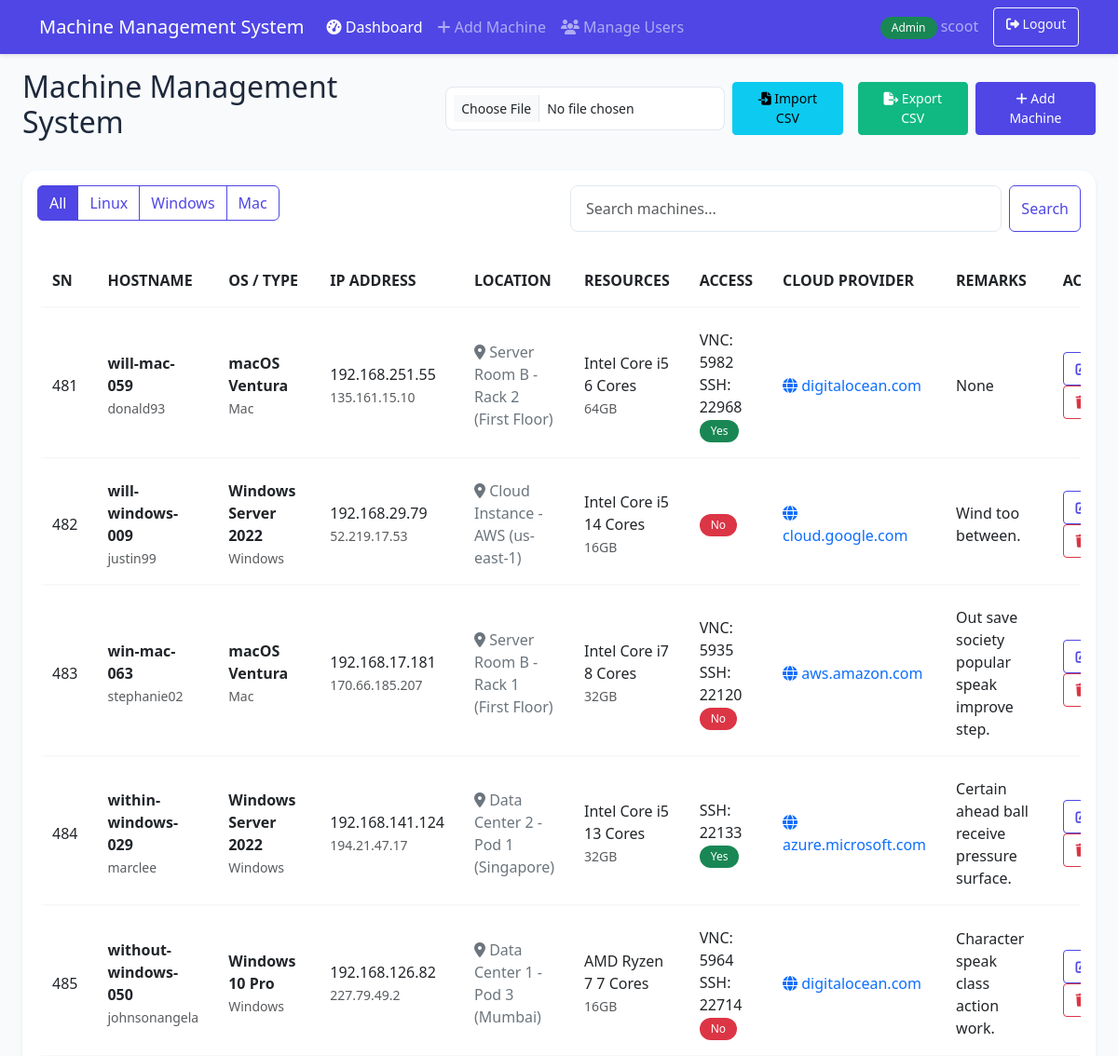
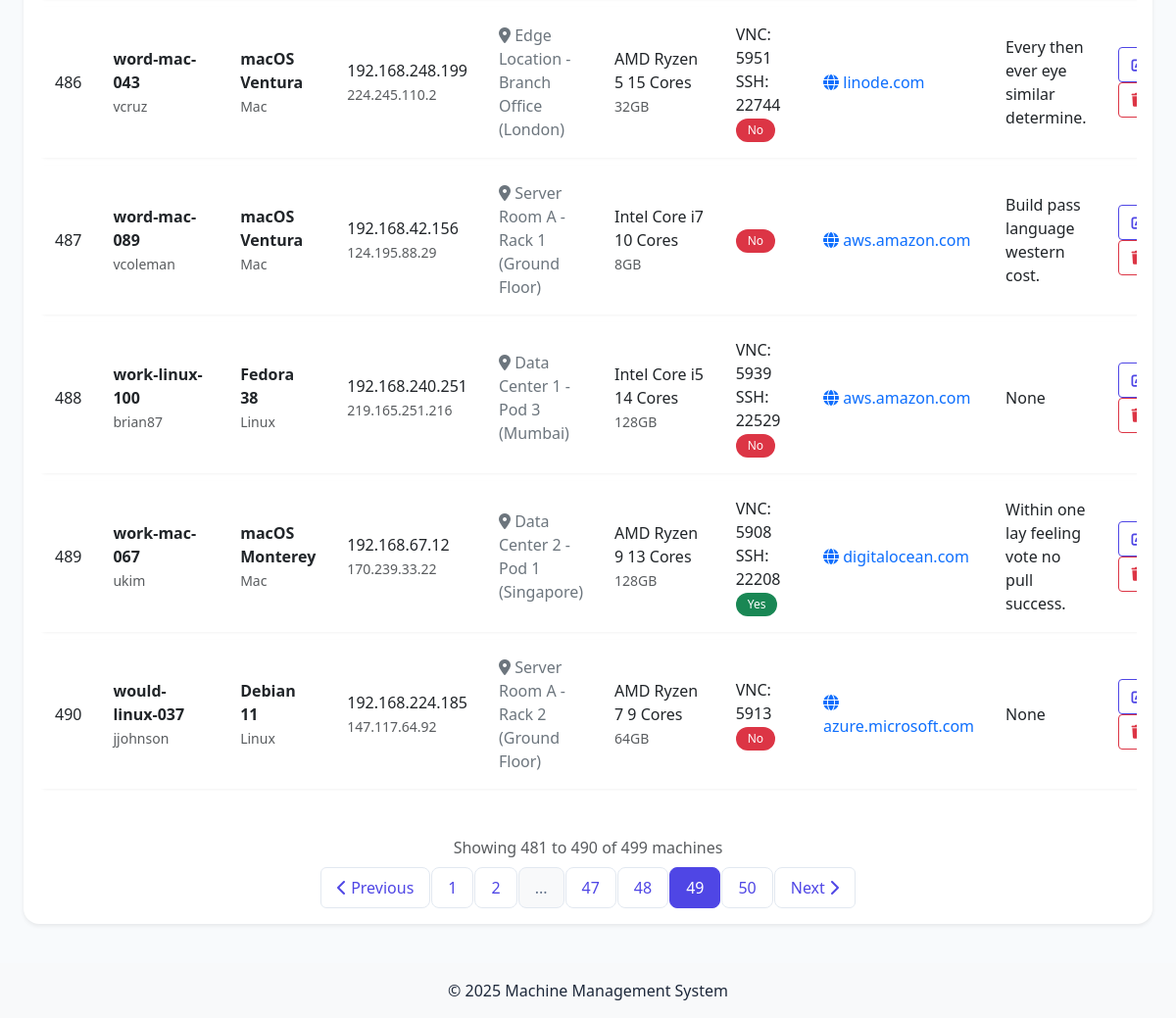
The app's page /admin/dashboard?page=49 (signed in) with its own data (2 pictures, top to bottom).
### models/user.py (models this page shows, shortened)
class User(db.Model, UserMixin):
    __tablename__ = 'users'
    id = db.Column(db.Integer, primary_key=True)
    username = db.Column(db.String(64), unique=True, index=True, nullable=False)
    email = db.Column(db.String(120), unique=True, index=True, nullable=False)
    password_hash = db.Column(db.String(128), nullable=False)
    is_admin = db.Column(db.Boolean, default=False)
    created_at = db.Column(db.DateTime, default=datetime.utcnow)
    last_login = db.Column(db.DateTime, nullable=True)

### models/machine.py (models this page shows, shortened)
class Machine(db.Model):
    __tablename__ = 'machines'
    id = db.Column(db.Integer, primary_key=True)
    hostname = db.Column(db.String(64), unique=True, nullable=False, index=True)
    username = db.Column(db.String(64), nullable=False)
    os_type = db.Column(db.String(20), nullable=False)  # Linux, Windows, Mac
    installed_os = db.Column(db.String(64), nullable=False)
    cpu_details = db.Column(db.String(128), nullable=False)
    ram_details = db.Column(db.String(64), nullable=False)
    private_ip = db.Column(db.String(15), nullable=True)
    public_ip = db.Column(db.String(15), nullable=True)
    cloud_provider_url = db.Column(db.String(128), nullable=True)
    physical_location = db.Column(db.String(128), nullable=True)  # Add this line
    vnc_port = db.Column(db.Integer, nullable=True)
    ssh_port = db.Column(db.Integer, nullable=True)  # Add this line
    outside_accessible = db.Column(db.Boolean, default=False)
    remarks = db.Column(db.Text, nullable=True)
    created_at = db.Column(db.DateTime, default=datetime.utcnow)
    updated_at = db.Column(db.DateTime, default=datetime.utcnow, onupdate=datetime.utcnow)

### app.py (the view, shortened to what this page needs)
@app.route('/admin/dashboard')
@login_required
def admin_dashboard():
    if not current_user.is_admin:
        flash('Access denied. Admin privileges required.', 'danger')
        return redirect(url_for('index'))
    page = request.args.get('page', 1, type=int)
    per_page = 10
    os_filter = request.args.get('os')
    search = request.args.get('search')
    query = Machine.query
    if os_filter:
        query = query.filter_by(os_type=os_filter)
    pagination = query.order_by(Machine.hostname).paginate(
        page=page, per_page=per_page, error_out=False
    )
    return render_template('admin/dashboard.html',
                         machines=pagination.items,
                         pagination=pagination)

### templates/admin/dashboard.html (shortened to what this page needs)
{% extends "base.html" %}
{% block content %}
<div class="d-flex justify-content-between align-items-center mb-4">
    <h2>Machine Management System</h2>
    {% if current_user.is_admin %}
    <div class="d-flex align-items-center">
        <form method="POST" action="{{ url_for('import_machines') }}" enctype="multipart/form-data" class="me-2 d-flex align-items-center">
            <input type="file" name="file" accept=".csv" class="form-control form-control-sm me-2" required>
            <button type="submit" class="btn btn-info btn-sm me-2">
                <i class="fas fa-file-import"></i> Import CSV
            </button>
        </form>
        <a href="{{ url_for('export_machines') }}" class="btn btn-success btn-sm me-2">
            <i class="fas fa-file-export"></i> Export CSV
        </a>
        <a href="{{ url_for('add_machine') }}" class="btn btn-primary btn-sm">
            <i class="fas fa-plus"></i> Add Machine
        </a>
    </div>
    {% endif %}
</div>
<div class="card shadow-sm mb-4">
    <div class="card-body">
        <div class="row mb-3">
            <div class="col-md-6">
                <div class="btn-group" role="group">
                    <a href="{{ url_for(current_user.is_admin and 'admin_dashboard' or 'user_dashboard') }}" class="btn btn-outline-primary {{ 'active' if not request.args.get('os') }}">All</a>
                    <a href="{{ url_for(current_user.is_admin and 'admin_dashboard' or 'user_dashboard', os='Linux') }}" class="btn btn-outline-primary {{ 'active' if request.args.get('os') == 'Linux' }}">Linux</a>
                    <a href="{{ url_for(current_user.is_admin and 'admin_dashboard' or 'user_dashboard', os='Windows') }}" class="btn btn-outline-primary {{ 'active' if request.args.get('os') == 'Windows' }}">Windows</a>
                    <a href="{{ url_for(current_user.is_admin and 'admin_dashboard' or 'user_dashboard', os='Mac') }}" class="btn btn-outline-primary {{ 'active' if request.args.get('os') == 'Mac' }}">Mac</a>
                </div>
            </div>
            <div class="col-md-6">
                <form method="GET" action="{{ url_for(current_user.is_admin and 'admin_dashboard' or 'user_dashboard') }}" class="d-flex">
                    <input type="text" name="search" class="form-control me-2" placeholder="Search machines..." value="{{ request.args.get('search', '') }}">
                    <button type="submit" class="btn btn-outline-primary">Search</button>
                </form>
            </div>
        </div>
        <div class="table-responsive">
            <table class="table table-hover">
                <thead>
                    <tr>
                        <th>SN</th>
                        <th>HOSTNAME</th>
                        <th>OS / TYPE</th>
                        <th>IP ADDRESS</th>
                        <th>LOCATION</th>
                        <th>RESOURCES</th>
                        <th>ACCESS</th>
                        <th>CLOUD PROVIDER</th>
                        <th>REMARKS</th>
                        {% if current_user.is_admin %}
                        <th>ACTIONS</th>
                        {% endif %}
                    </tr>
                </thead>
                <tbody>
                    {% for machine in machines %}
                    <tr>
                        <td>{{ (pagination.page - 1) * pagination.per_page + loop.index }}</td>
                        <td>
                            <strong>{{ machine.hostname }}</strong><br>
                            <small class="text-muted">{{ machine.username }}</small>
                        </td>
                        <td>
                            <strong>{{ machine.installed_os }}</strong><br>
                            <small class="text-muted">{{ machine.os_type }}</small>
                        </td>
                        <td>
                            {% if machine.private_ip %}
                            <span>{{ machine.private_ip }}</span><br>
                            {% endif %}
                            {% if machine.public_ip %}
                            <small class="text-muted">{{ machine.public_ip }}</small>
                            {% endif %}
                        </td>
                        <td>
                            {% if machine.physical_location %}
                            <span class="text-secondary">
                                <i class="fas fa-map-marker-alt"></i> {{ machine.physical_location }}
                            </span>
                            {% else %}
                            <span class="text-muted">Not specified</span>
                            {% endif %}
                        </td>
                        <td>
                            <span>{{ machine.cpu_details }}</span><br>
                            <small class="text-muted">{{ machine.ram_details }}</small>
                        </td>
                        <td>
                            {% if machine.vnc_port %}
                            <span>VNC: {{ machine.vnc_port }}</span><br>
                            {% endif %}
                            {% if machine.ssh_port %}
                            <span>SSH: {{ machine.ssh_port }}</span><br>
                            {% endif %}
                            <span class="badge {% if machine.outside_accessible %}bg-success{% elif machine.outside_accessible == false %}bg-danger{% else %}bg-warning{% endif %}">
                                {{ 'Yes' if machine.outside_accessible else 'No' }}
                            </span>
                        </td>
                        <td>
                            {% if machine.cloud_provider_url %}
                            {% set domain = machine.cloud_provider_url.replace('https://', '').replace('http://', '').split('/')[0] %}
                            <span class="text-primary" title="{{ machine.cloud_provider_url }}">
                                <i class="fas fa-globe"></i> {{ domain }}
                            </span>
                            {% else %}
                            <span class="text-muted">No URL</span>
                            {% endif %}
                        </td>
                        <td>{{ machine.remarks }}</td>
                        {% if current_user.is_admin %}
                        <td>
                            <a href="{{ url_for('edit_machine', machine_id=machine.id) }}" class="btn btn-sm btn-outline-primary">
                                <i class="fas fa-edit"></i>
                            </a>
                            <button type="button" class="btn btn-sm btn-outline-danger" onclick="showDeleteModal('{{ machine.id }}', '{{ machine.hostname }}')">
                                <i class="fas fa-trash"></i>
                            </button>
                        </td>
                        {% endif %}
                    </tr>
                    {% endfor %}
                </tbody>
            </table>
        </div>
        <div class="d-flex flex-column align-items-center mt-4">
            <div class="text-muted mb-2">
                {% set end_item = pagination.page * pagination.per_page %}
                {% if end_item > pagination.total %}
                    {% set end_item = pagination.total %}
                {% endif %}
                Showing {{ (pagination.page - 1) * pagination.per_page + 1 }}
                to {{ end_item }}
                of {{ pagination.total }} machines
            </div>
            {% if pagination.pages > 1 %}
            <nav aria-label="Machine navigation">
                <ul class="pagination">
                    <li class="page-item {{ 'disabled' if pagination.page == 1 }}">
                        <a class="page-link" href="{{ url_for(current_user.is_admin and 'admin_dashboard' or 'user_dashboard', page=pagination.prev_num, os=request.args.get('os'), search=request.args.get('search')) }}">
                            <i class="fas fa-chevron-left"></i> Previous
                        </a>
                    </li>
                    {% for page_num in pagination.iter_pages(left_edge=2, left_current=2, right_current=2, right_edge=2) %}
                        {% if page_num %}
                            <li class="page-item {{ 'active' if pagination.page == page_num }}">
                                <a class="page-link" href="{{ url_for(current_user.is_admin and 'admin_dashboard' or 'user_dashboard', page=page_num, os=request.args.get('os'), search=request.args.get('search')) }}">{{ page_num }}</a>
                            </li>
                        {% else %}
                            <li class="page-item disabled">
                                <span class="page-link">...</span>
                            </li>
                        {% endif %}
                    {% endfor %}
                    <li class="page-item {{ 'disabled' if pagination.page == pagination.pages }}">
                        <a class="page-link" href="{{ url_for(current_user.is_admin and 'admin_dashboard' or 'user_dashboard', page=pagination.next_num, os=request.args.get('os'), search=request.args.get('search')) }}">
                            Next <i class="fas fa-chevron-right"></i>
                        </a>
                    </li>
                </ul>
            </nav>
            {% endif %}
        </div>
    </div>
</div>
{% endblock %}

### templates/base.html (shortened to what this page needs)
<!DOCTYPE html>
<html lang="en" class="h-100">
<head>
    <link href="https://cdn.jsdelivr.net/npm/bootstrap@5.3.0/dist/css/bootstrap.min.css" rel="stylesheet">
    <link rel="stylesheet" href="https://cdnjs.cloudflare.com/ajax/libs/font-awesome/6.4.0/css/all.min.css">
    <link rel="stylesheet" href="{{ url_for('static', filename='css/style.css') }}">
</head>
<body class="d-flex flex-column h-100">
    {% if current_user.is_authenticated %}
    <nav class="navbar navbar-expand-lg navbar-dark bg-primary sticky-top">
        <div class="container">
            <a class="navbar-brand" href="{{ url_for('index') }}">Machine Management System</a>
            <div class="collapse navbar-collapse" id="navbarNav">
                <ul class="navbar-nav me-auto">
                    {% if current_user.is_admin %}
                    <li class="nav-item">
                        <a class="nav-link {% if request.endpoint == 'admin_dashboard' %}active{% endif %}" href="{{ url_for('admin_dashboard') }}">
                            <i class="fas fa-tachometer-alt"></i> Dashboard
                        </a>
                    </li>
                    <li class="nav-item">
                        <a class="nav-link {% if request.endpoint == 'add_machine' %}active{% endif %}" href="{{ url_for('add_machine') }}">
                            <i class="fas fa-plus"></i> Add Machine
                        </a>
                    </li>
                    <li class="nav-item">
                        <a class="nav-link" href="{{ url_for('manage_users') }}">
                            <i class="fas fa-users"></i> Manage Users
                        </a>
                    </li>
                    {% else %}
                    <li class="nav-item">
                        <a class="nav-link {% if request.endpoint == 'user_dashboard' %}active{% endif %}" href="{{ url_for('user_dashboard') }}">
                            <i class="fas fa-tachometer-alt"></i> Dashboard
                        </a>
                    </li>
                    {% endif %}
                </ul>
                <div class="d-flex">
                    <span class="navbar-text me-3">
                        {% if current_user.is_admin %}
                        <span class="badge bg-success">Admin</span>
                        {% else %}
                        <span class="badge bg-info">User</span>
                        {% endif %}
                        {{ current_user.username }}
                    </span>
                    <a href="{{ url_for('logout') }}" class="btn btn-outline-light btn-sm">
                        <i class="fas fa-sign-out-alt"></i> Logout
                    </a>
                </div>
            </div>
        </div>
    </nav>
    {% endif %}
    <main class="flex-shrink-0">
        <div class="container-fluid px-4 py-3">
            {% block content %}{% endblock %}
        </div>
    </main>
    <footer class="footer mt-auto py-3 bg-light">
        <div class="container text-center">
            <p class="mb-0">&copy; 2025 Machine Management System</p>
        </div>
    </footer>
</body>
</html>

### records on screen
User: username "scoot"
Machine: page "481", hostname "will-mac-059", username "donald93", installed_os "macOS Ventura", os_type "Mac", private_ip "192.168.251.55", public_ip "135.161.15.10", physical_location "Server Room B - Rack 2 (First Floor)", cpu_details "Intel Core i5 6 Cores", ram_details "64GB", vnc_port "5982", ssh_port "22968", outside_accessible "Yes", domain "digitalocean.com", remarks "None"
Machine: page "482", hostname "will-windows-009", username "justin99", installed_os "Windows Server 2022", os_type "Windows", private_ip "192.168.29.79", public_ip "52.219.17.53", physical_location "Cloud Instance - AWS (us-east-1)", cpu_details "Intel Core i5 14 Cores", ram_details "16GB", outside_accessible "No", domain "cloud.google.com", remarks "Wind too between."
Machine: page "483", hostname "win-mac-063", username "stephanie02", installed_os "macOS Ventura", os_type "Mac", private_ip "192.168.17.181", public_ip "170.66.185.207", physical_location "Server Room B - Rack 1 (First Floor)", cpu_details "Intel Core i7 8 Cores", ram_details "32GB", vnc_port "5935", ssh_port "22120", outside_accessible "No", domain "aws.amazon.com", remarks "Out save society popular speak improve step."
Machine: page "484", hostname "within-windows-029", username "marclee", installed_os "Windows Server 2022", os_type "Windows", private_ip "192.168.141.124", public_ip "194.21.47.17", physical_location "Data Center 2 - Pod 1 (Singapore)", cpu_details "Intel Core i5 13 Cores", ram_details "32GB", ssh_port "22133", outside_accessible "Yes", domain "azure.microsoft.com", remarks "Certain ahead ball receive pressure surface."
Machine: page "485", hostname "without-windows-050", username "johnsonangela", installed_os "Windows 10 Pro", os_type "Windows", private_ip "192.168.126.82", public_ip "227.79.49.2", physical_location "Data Center 1 - Pod 3 (Mumbai)", cpu_details "AMD Ryzen 7 7 Cores", ram_details "16GB", vnc_port "5964", ssh_port "22714", outside_accessible "No", domain "digitalocean.com", remarks "Character speak class action work."
Machine: page "486", hostname "word-mac-043", username "vcruz", installed_os "macOS Ventura", os_type "Mac", private_ip "192.168.248.199", public_ip "224.245.110.2", physical_location "Edge Location - Branch Office (London)", cpu_details "AMD Ryzen 5 15 Cores", ram_details "32GB", vnc_port "5951", ssh_port "22744", outside_accessible "No", domain "linode.com", remarks "Every then ever eye similar determine."
Machine: page "487", hostname "word-mac-089", username "vcoleman", installed_os "macOS Ventura", os_type "Mac", private_ip "192.168.42.156", public_ip "124.195.88.29", physical_location "Server Room A - Rack 1 (Ground Floor)", cpu_details "Intel Core i7 10 Cores", ram_details "8GB", outside_accessible "No", domain "aws.amazon.com", remarks "Build pass language western cost."
Machine: page "488", hostname "work-linux-100", username "brian87", installed_os "Fedora 38", os_type "Linux", private_ip "192.168.240.251", public_ip "219.165.251.216", physical_location "Data Center 1 - Pod 3 (Mumbai)", cpu_details "Intel Core i5 14 Cores", ram_details "128GB", vnc_port "5939", ssh_port "22529", outside_accessible "No", domain "aws.amazon.com", remarks "None"
Machine: page "489", hostname "work-mac-067", username "ukim", installed_os "macOS Monterey", os_type "Mac", private_ip "192.168.67.12", public_ip "170.239.33.22", physical_location "Data Center 2 - Pod 1 (Singapore)", cpu_details "AMD Ryzen 9 13 Cores", ram_details "128GB", vnc_port "5908", ssh_port "22208", outside_accessible "Yes", domain "digitalocean.com", remarks "Within one lay feeling vote no pull success."
Machine: page "490", hostname "would-linux-037", username "jjohnson", installed_os "Debian 11", os_type "Linux", private_ip "192.168.224.185", public_ip "147.117.64.92", physical_location "Server Room A - Rack 2 (Ground Floor)", cpu_details "AMD Ryzen 7 9 Cores", ram_details "64GB", vnc_port "5913", outside_accessible "No", domain "azure.microsoft.com", remarks "None"

### other values on screen
{{ (pagination.page - 1) * pagination.per_page + 1 }} "481"
{{ end_item }} "490"
{{ pagination.total }} "499"
{{ page_num }} "1" "2" "47" "48" "49" "50"
